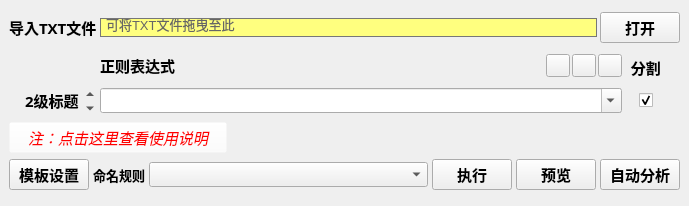
<?xml version="1.0" encoding="UTF-8"?>
<ui version="4.0">
 <class>MainWindow</class>
 <widget class="QMainWindow" name="MainWindow">
  <property name="windowModality">
   <enum>Qt::WindowModal</enum>
  </property>
  <property name="geometry">
   <rect>
    <x>0</x>
    <y>0</y>
    <width>689</width>
    <height>206</height>
   </rect>
  </property>
  <property name="font">
   <font>
    <family>宋体</family>
    <pointsize>11</pointsize>
    <bold>true</bold>
   </font>
  </property>
  <property name="windowTitle">
   <string>分章助手</string>
  </property>
  <property name="windowIcon">
   <iconset>
    <normaloff>:/icon/plugin.png</normaloff>:/icon/plugin.png</iconset>
  </property>
  <widget class="QWidget" name="centralwidget">
   <layout class="QVBoxLayout" name="verticalLayout">
    <property name="spacing">
     <number>3</number>
    </property>
    <property name="sizeConstraint">
     <enum>QLayout::SetDefaultConstraint</enum>
    </property>
    <item>
     <layout class="QHBoxLayout" name="horizontalLayout">
      <item>
       <widget class="QLabel" name="label">
        <property name="text">
         <string>导入TXT文件</string>
        </property>
       </widget>
      </item>
      <item>
       <widget class="ImporterLineEdit" name="path_input_line">
        <property name="enabled">
         <bool>true</bool>
        </property>
        <property name="font">
         <font>
          <family>Microsoft YaHei UI</family>
          <pointsize>10</pointsize>
          <bold>false</bold>
         </font>
        </property>
        <property name="styleSheet">
         <string notr="true">color:#666666;border:1 solid #777777;background-color:rgb(255, 255, 127);padding-left:3;</string>
        </property>
        <property name="text">
         <string>可将TXT文件拖曳至此</string>
        </property>
        <property name="dragEnabled">
         <bool>true</bool>
        </property>
        <property name="readOnly">
         <bool>true</bool>
        </property>
       </widget>
      </item>
      <item>
       <widget class="QPushButton" name="open_btn">
        <property name="text">
         <string>打开</string>
        </property>
       </widget>
      </item>
     </layout>
    </item>
    <item>
     <layout class="QGridLayout" name="gridLayout" rowstretch="2,0" columnstretch="0,0,0">
      <property name="sizeConstraint">
       <enum>QLayout::SetMinimumSize</enum>
      </property>
      <property name="leftMargin">
       <number>5</number>
      </property>
      <property name="topMargin">
       <number>5</number>
      </property>
      <property name="rightMargin">
       <number>15</number>
      </property>
      <property name="horizontalSpacing">
       <number>5</number>
      </property>
      <property name="verticalSpacing">
       <number>6</number>
      </property>
      <item row="0" column="2" alignment="Qt::AlignHCenter">
       <widget class="QLabel" name="label_10">
        <property name="text">
         <string> 分割 </string>
        </property>
       </widget>
      </item>
      <item row="1" column="2" alignment="Qt::AlignHCenter|Qt::AlignVCenter">
       <widget class="QCheckBox" name="l1_split">
        <property name="text">
         <string notr="true"/>
        </property>
        <property name="checked">
         <bool>true</bool>
        </property>
       </widget>
      </item>
      <item row="1" column="1">
       <widget class="QComboBox" name="l1_regexp">
        <property name="enabled">
         <bool>true</bool>
        </property>
        <property name="font">
         <font>
          <family>宋体</family>
          <pointsize>9</pointsize>
          <bold>false</bold>
         </font>
        </property>
        <property name="autoFillBackground">
         <bool>false</bool>
        </property>
        <property name="editable">
         <bool>true</bool>
        </property>
        <property name="currentText">
         <string notr="true"/>
        </property>
       </widget>
      </item>
      <item row="1" column="0">
       <widget class="QSpinBox" name="lev_1">
        <property name="styleSheet">
         <string notr="true">background-color:rgba(255, 255, 255, 0);</string>
        </property>
        <property name="frame">
         <bool>false</bool>
        </property>
        <property name="alignment">
         <set>Qt::AlignRight|Qt::AlignTrailing|Qt::AlignVCenter</set>
        </property>
        <property name="readOnly">
         <bool>false</bool>
        </property>
        <property name="specialValueText">
         <string notr="true"/>
        </property>
        <property name="keyboardTracking">
         <bool>false</bool>
        </property>
        <property name="suffix">
         <string notr="true">级标题</string>
        </property>
        <property name="minimum">
         <number>1</number>
        </property>
        <property name="maximum">
         <number>6</number>
        </property>
        <property name="value">
         <number>2</number>
        </property>
       </widget>
      </item>
      <item row="0" column="1">
       <layout class="QHBoxLayout" name="horizontalLayout_3" stretch="1,0,0,0">
        <property name="spacing">
         <number>2</number>
        </property>
        <property name="bottomMargin">
         <number>3</number>
        </property>
        <item>
         <widget class="QLabel" name="label_2">
          <property name="toolTip">
           <string notr="true" extracomment="管理正则表达式模板"/>
          </property>
          <property name="text">
           <string>正则表达式</string>
          </property>
         </widget>
        </item>
        <item>
         <widget class="QToolButton" name="add_rule_box_tool">
          <property name="toolTip">
           <string notr="true">添加正则框</string>
          </property>
          <property name="text">
           <string/>
          </property>
          <property name="icon">
           <iconset resource="res.qrc">
            <normaloff>:/icon/plus.png</normaloff>:/icon/plus.png</iconset>
          </property>
         </widget>
        </item>
        <item>
         <widget class="QToolButton" name="dec_rule_box_tool">
          <property name="toolTip">
           <string notr="true">减少正则框</string>
          </property>
          <property name="text">
           <string/>
          </property>
          <property name="icon">
           <iconset resource="res.qrc">
            <normaloff>:/icon/delete.png</normaloff>:/icon/delete.png</iconset>
          </property>
         </widget>
        </item>
        <item>
         <widget class="QToolButton" name="edit_preset_regexp_tool">
          <property name="toolTip">
           <string notr="true">编辑预置正则</string>
          </property>
          <property name="text">
           <string/>
          </property>
          <property name="icon">
           <iconset resource="res.qrc">
            <normaloff>:/icon/edit.png</normaloff>:/icon/edit.png</iconset>
          </property>
         </widget>
        </item>
       </layout>
      </item>
     </layout>
    </item>
    <item>
     <layout class="QHBoxLayout" name="horizontalLayout_4">
      <property name="leftMargin">
       <number>0</number>
      </property>
      <property name="topMargin">
       <number>0</number>
      </property>
      <item alignment="Qt::AlignLeft">
       <widget class="QPushButton" name="readme_lbl">
        <property name="font">
         <font>
          <family>黑体</family>
          <pointsize>11</pointsize>
          <italic>true</italic>
          <bold>false</bold>
         </font>
        </property>
        <property name="cursor">
         <cursorShape>PointingHandCursor</cursorShape>
        </property>
        <property name="styleSheet">
         <string notr="true">color:rgb(255, 0, 0);background-color:rgba(255, 255, 255,0)</string>
        </property>
        <property name="text">
         <string>　注：点击这里查看使用说明　</string>
        </property>
       </widget>
      </item>
     </layout>
    </item>
    <item>
     <layout class="QHBoxLayout" name="horizontalLayout_2">
      <property name="spacing">
       <number>4</number>
      </property>
      <item>
       <widget class="QPushButton" name="template_btn">
        <property name="minimumSize">
         <size>
          <width>80</width>
          <height>0</height>
         </size>
        </property>
        <property name="text">
         <string>模板设置</string>
        </property>
       </widget>
      </item>
      <item>
       <widget class="QLabel" name="label_3">
        <property name="font">
         <font>
          <family>宋体</family>
          <pointsize>10</pointsize>
          <bold>true</bold>
         </font>
        </property>
        <property name="text">
         <string>命名规则</string>
        </property>
       </widget>
      </item>
      <item>
       <widget class="FilenameRuleComboBox" name="filename_rule_cbbox">
        <property name="sizePolicy">
         <sizepolicy hsizetype="Expanding" vsizetype="Fixed">
          <horstretch>0</horstretch>
          <verstretch>0</verstretch>
         </sizepolicy>
        </property>
        <property name="minimumSize">
         <size>
          <width>120</width>
          <height>0</height>
         </size>
        </property>
        <property name="font">
         <font>
          <family>宋体</family>
          <pointsize>9</pointsize>
          <bold>false</bold>
         </font>
        </property>
       </widget>
      </item>
      <item>
       <widget class="QPushButton" name="comfirm">
        <property name="text">
         <string>执行</string>
        </property>
       </widget>
      </item>
      <item>
       <widget class="QPushButton" name="preview_btn">
        <property name="text">
         <string>预览</string>
        </property>
       </widget>
      </item>
      <item>
       <widget class="QPushButton" name="analysis_btn">
        <property name="text">
         <string>自动分析</string>
        </property>
       </widget>
      </item>
     </layout>
    </item>
   </layout>
  </widget>
 </widget>
 <customwidgets>
  <customwidget>
   <class>ImporterLineEdit</class>
   <extends>QLineEdit</extends>
   <header>widget_class/ImporterLineEdit</header>
  </customwidget>
  <customwidget>
   <class>FilenameRuleComboBox</class>
   <extends>QComboBox</extends>
   <header>widget_class/FilenameRuleComboBox</header>
  </customwidget>
 </customwidgets>
 <resources>
  <include location="res.qrc"/>
 </resources>
 <connections/>
 <slots>
  <slot>open_filedialog()</slot>
  <slot>comfirmed()</slot>
  <slot>preview()</slot>
  <slot>add_rule_box()</slot>
  <slot>dec_rule_box()</slot>
  <slot>edit_preset_regexp()</slot>
  <slot>readme()</slot>
  <slot>auto_analysis()</slot>
  <slot>mod_template()</slot>
 </slots>
</ui>
